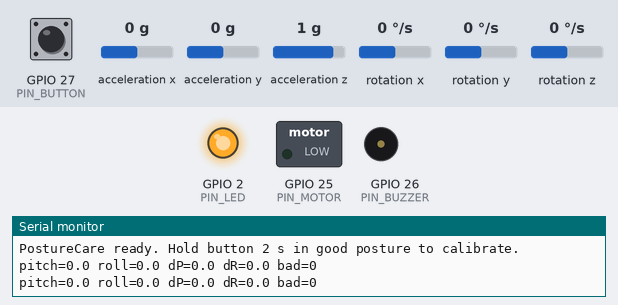
Bench run of a sketch on a simulated ESP32. Shown: switched loads named in the sketch (green lamp = pin HIGH), output pins drawn as LEDs (lit = HIGH), buzzer (waves = sounding, pin HIGH), the last lines printed to the serial monitor. Wiring (inferred from the names in the program): MPU-6050 motion sensor at I2C address 0x68. Dashed ring = blinking. The inputs (shaded band) are chosen by the test bench; at power-on: GPIO 27 (PIN_BUTTON) HIGH, acceleration x 0 g, acceleration y 0 g, acceleration z 1 g, rotation x 0 °/s, rotation y 0 °/s, rotation z 0 °/s. EEPROM starts erased.

Above: at 1.3 s.
1.4 s: GPIO 27 (PIN_BUTTON) pulled LOW for 3.2 s
At 3.71 s:
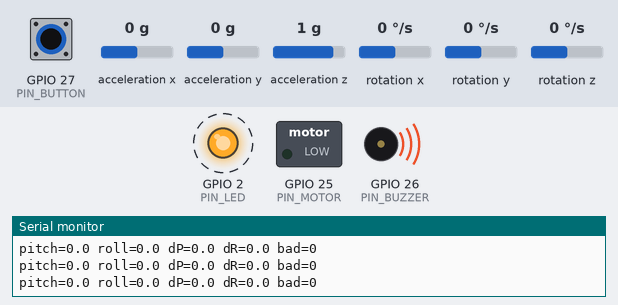
6.1 s: acceleration x set to -0.4 g
At 7.2 s:
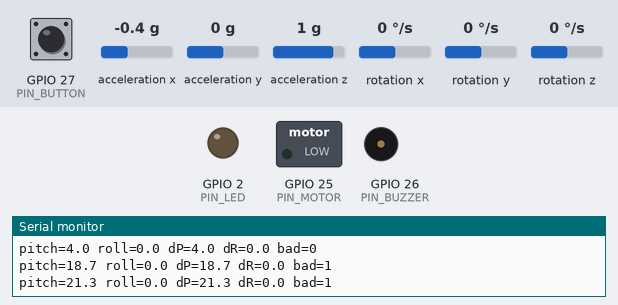
7.9 s: GPIO 27 (PIN_BUTTON) pulled LOW for 3.2 s
At 9.97 s:
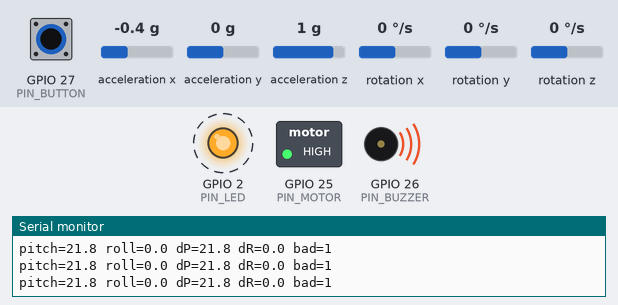
12.6 s: acceleration x set to -0.6 g
14.4 s: acceleration x set to -0.9 g
At 15.3 s:
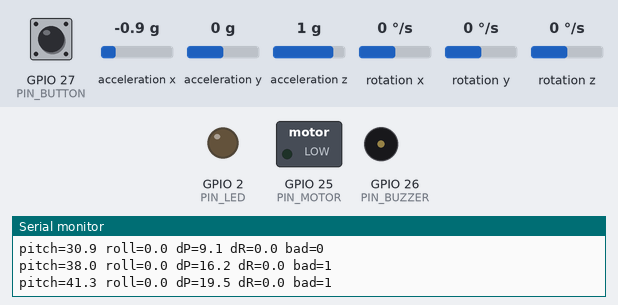
16.1 s: acceleration x set to 0 g
At 20.6 s:
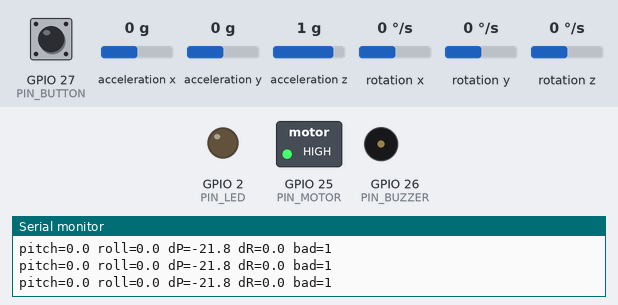
Timing chart, 0 to 26.1 s (numbered marks = the images above; inputs shaded):
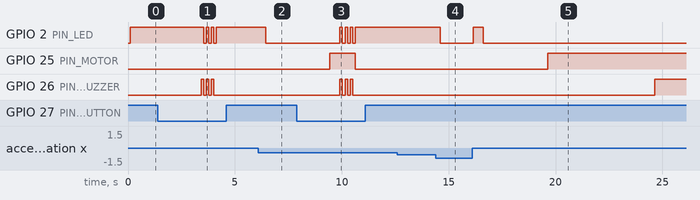

Measured:
- the behaviour switches between -0.2 and -0.3 g on acceleration x (found by bisection; images 1 and 2)
- the behaviour switches between -0.7 and -0.8 g on acceleration x (found by bisection; images 3 and 4)
- after the input at 1.4 s, GPIO 2 (PIN_LED): alternates HIGH for 0.12 s and LOW for 0.12 s, 6 changes in all, then stays HIGH, starting after 2.1 s; GPIO 26 (PIN_BUZZER): alternates HIGH for 0.12 s and LOW for 0.12 s, 6 changes in all, then stays LOW, starting after 2.0 s
- after the input at 6.1 s, GPIO 2 (PIN_LED): HIGH → LOW after 0.33 s
- after the input at 7.9 s, GPIO 2 (PIN_LED): alternates HIGH for 0.12 s and LOW for 0.12 s, 7 changes in all, then stays HIGH, starting after 2.0 s; GPIO 26 (PIN_BUZZER): alternates HIGH for 0.12 s and LOW for 0.12 s, 6 changes in all, then stays LOW, starting after 2.0 s
- after the input at 14.4 s, GPIO 2 (PIN_LED): HIGH → LOW after 0.22 s
- after the input at 16.1 s, GPIO 2 (PIN_LED): LOW → HIGH after 0.05 s, → LOW 0.48 s later; GPIO 25 (PIN_MOTOR): LOW → HIGH after 3.5 s instead of 1.5 s; GPIO 26 (PIN_BUZZER): LOW → HIGH after 8.5 s instead of 6.5 s

The sketch:

posturecare.ino
```cpp
// PostureCare - Smart Posture Correction Belt
// Board: ESP32 Dev Module | Sensor: MPU6050 (I2C) | Alerts: vibration motor, then buzzer
// Hold the calibrate button for 2 s while in correct posture to store the baseline.

#include <Wire.h>
#include <Preferences.h>

const int PIN_SDA    = 21;
const int PIN_SCL    = 22;
const int PIN_MOTOR  = 25;   // via NPN transistor + flyback diode
const int PIN_BUZZER = 26;   // via NPN transistor (active buzzer)
const int PIN_BUTTON = 27;   // to GND, INPUT_PULLUP
const int PIN_LED    = 2;    // status LED

const uint8_t MPU_ADDR = 0x68;
float PITCH_LIMIT_DEG = 15.0;   // forward/backward slouch tolerance
float ROLL_LIMIT_DEG  = 12.0;   // sideways lean tolerance
const unsigned long VIBRATE_AFTER_MS = 3000;  // bad posture this long -> vibrate
const unsigned long BUZZER_AFTER_MS  = 8000;  // still bad this long -> buzzer
const unsigned long CALIB_HOLD_MS    = 2000;
const float ALPHA = 0.96;       // complementary filter weight (gyro)

Preferences prefs;
float basePitch = 0, baseRoll = 0;
float pitch = 0, roll = 0;
unsigned long lastMicros = 0;
unsigned long badSince = 0;
unsigned long btnDownAt = 0;
bool wasBad = false;

void mpuWrite(uint8_t reg, uint8_t val) {
  Wire.beginTransmission(MPU_ADDR);
  Wire.write(reg);
  Wire.write(val);
  Wire.endTransmission();
}

bool mpuRead(int16_t &ax, int16_t &ay, int16_t &az, int16_t &gx, int16_t &gy, int16_t &gz) {
  Wire.beginTransmission(MPU_ADDR);
  Wire.write(0x3B);
  if (Wire.endTransmission(false) != 0) return false;
  if (Wire.requestFrom((int)MPU_ADDR, 14) != 14) return false;
  ax = (Wire.read() << 8) | Wire.read();
  ay = (Wire.read() << 8) | Wire.read();
  az = (Wire.read() << 8) | Wire.read();
  Wire.read(); Wire.read();  // temperature, unused
  gx = (Wire.read() << 8) | Wire.read();
  gy = (Wire.read() << 8) | Wire.read();
  gz = (Wire.read() << 8) | Wire.read();
  return true;
}

void updateAngles() {
  int16_t ax, ay, az, gx, gy, gz;
  if (!mpuRead(ax, ay, az, gx, gy, gz)) return;

  unsigned long now = micros();
  float dt = (now - lastMicros) / 1000000.0;
  lastMicros = now;
  if (dt <= 0 || dt > 0.5) dt = 0.02;

  float axg = ax / 16384.0, ayg = ay / 16384.0, azg = az / 16384.0;   // +/-2 g
  float gxd = gx / 131.0,   gyd = gy / 131.0;                          // +/-250 deg/s

  float accPitch = atan2(-axg, sqrt(ayg * ayg + azg * azg)) * 180.0 / PI;
  float accRoll  = atan2(ayg, azg) * 180.0 / PI;

  pitch = ALPHA * (pitch + gyd * dt) + (1.0 - ALPHA) * accPitch;
  roll  = ALPHA * (roll  + gxd * dt) + (1.0 - ALPHA) * accRoll;
}

void saveBaseline() {
  basePitch = pitch;
  baseRoll = roll;
  prefs.putFloat("pitch", basePitch);
  prefs.putFloat("roll", baseRoll);
  for (int i = 0; i < 3; i++) {   // confirmation blinks and short beeps
    digitalWrite(PIN_LED, HIGH); digitalWrite(PIN_BUZZER, HIGH); delay(120);
    digitalWrite(PIN_LED, LOW);  digitalWrite(PIN_BUZZER, LOW);  delay(120);
  }
  Serial.printf("Baseline saved: pitch=%.1f roll=%.1f\n", basePitch, baseRoll);
}

void handleButton() {
  bool down = (digitalRead(PIN_BUTTON) == LOW);
  if (down && btnDownAt == 0) btnDownAt = millis();
  if (!down) btnDownAt = 0;
  if (down && btnDownAt && millis() - btnDownAt >= CALIB_HOLD_MS) {
    saveBaseline();
    btnDownAt = 0;
    badSince = 0;
  }
}

void setAlerts(bool motor, bool buzzer) {
  digitalWrite(PIN_MOTOR, motor ? HIGH : LOW);
  digitalWrite(PIN_BUZZER, buzzer ? HIGH : LOW);
}

void setup() {
  Serial.begin(115200);
  pinMode(PIN_MOTOR, OUTPUT);
  pinMode(PIN_BUZZER, OUTPUT);
  pinMode(PIN_LED, OUTPUT);
  pinMode(PIN_BUTTON, INPUT_PULLUP);
  setAlerts(false, false);

  Wire.begin(PIN_SDA, PIN_SCL);
  mpuWrite(0x6B, 0x00);   // wake MPU6050
  mpuWrite(0x1A, 0x03);   // digital low-pass filter
  delay(100);

  prefs.begin("posture", false);
  basePitch = prefs.getFloat("pitch", 0);
  baseRoll  = prefs.getFloat("roll", 0);
  lastMicros = micros();
  Serial.println("PostureCare ready. Hold button 2 s in good posture to calibrate.");
}

void loop() {
  updateAngles();
  handleButton();

  float dPitch = pitch - basePitch;
  float dRoll  = roll - baseRoll;
  bool bad = (fabs(dPitch) > PITCH_LIMIT_DEG) || (fabs(dRoll) > ROLL_LIMIT_DEG);

  if (bad) {
    if (!wasBad) badSince = millis();
    unsigned long badFor = millis() - badSince;
    if (badFor >= BUZZER_AFTER_MS)        setAlerts(true, true);   // stage 2: buzzer reinforces
    else if (badFor >= VIBRATE_AFTER_MS)  setAlerts(true, false);  // stage 1: vibration
    else                                  setAlerts(false, false);
  } else {
    setAlerts(false, false);
    badSince = 0;
  }
  wasBad = bad;

  digitalWrite(PIN_LED, bad ? LOW : HIGH);   // LED on = good posture

  static unsigned long lastPrint = 0;
  if (millis() - lastPrint > 500) {
    lastPrint = millis();
    Serial.printf("pitch=%.1f roll=%.1f dP=%.1f dR=%.1f bad=%d\n", pitch, roll, dPitch, dRoll, bad);
  }
  delay(10);
}
```
